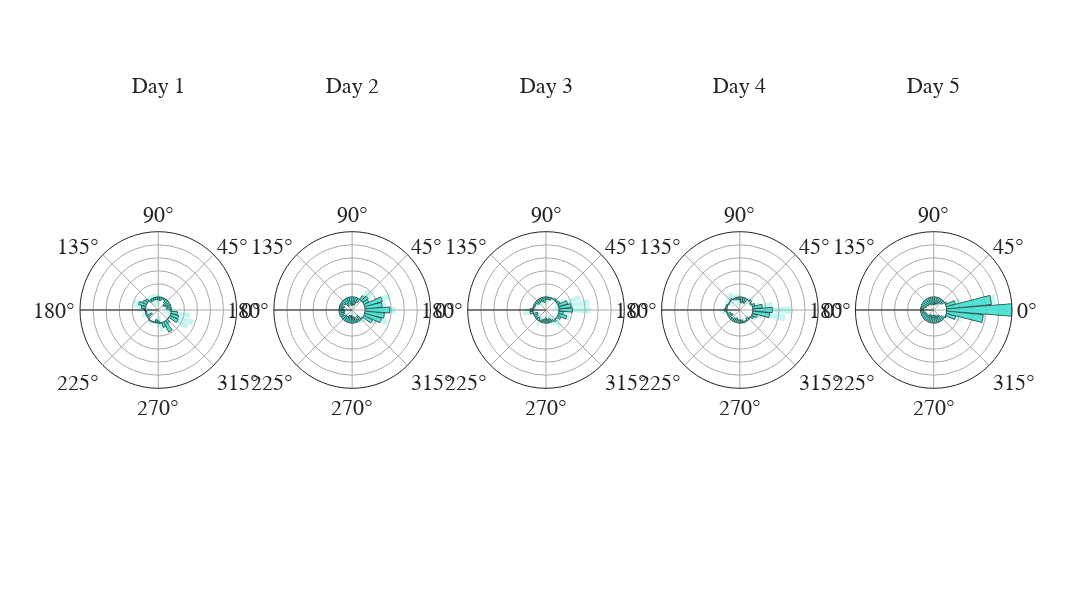

Notebook source saved alongside this figure:
### Markdown cell above
### Correlations within a context, but reference is from Day 5

### Code cell
## Compare the last day in A to the first 4 days in A
outputA = pd.DataFrame()
for mouse in mouse_list:
        loop_data = pd.read_feather(pjoin(dpath, f'rotated_placefields/{mouse}/A5_A5_pearson_place.feat'))
        outputA = pd.concat([outputA, loop_data])
mouse_data = outputA.groupby(['mouse', 'session', 'rotation'], as_index=False).agg({'r': 'mean'})
fig_data = mouse_data.groupby(['session', 'rotation'], as_index=False).agg({'r': ['mean', 'sem']})
specs = [[{'type': 'polar'}, {'type': 'polar'}, {'type': 'polar'}, {'type': 'polar'}, {'type': 'polar'}]]
fig = pf.create_polar_plots(fig_data=fig_data, bar_color='turquoise', data_col='r', error_col='sem',
                         x_title='', y_title='', font_size=22, rows=1, columns=5, 
                         width=2300, height=600, specs=specs, titles=[f'Day {x}' for x in np.arange(1, 6)])
fig.show()
fig.write_image(pjoin(fig_path, 'A5_A5_pearson_place.png'))

### Figure 1 — Plotly figure (JSON) as saved in the notebook; plotly's stock layout.template omitted (floating-point values rounded to 4 significant figures)
{"data": [{"marker": {"color": "turquoise", "line": {"color": "black", "width": 1}}, "opacity": 0.8, "r": [-0.02443, -0.07604, -0.05051, -0.08597, -0.1034, -0.06308, -0.02467, -0.02592, -0.05118, -0.04482, -0.03755, -0.03389, -0.03752, -0.03563, 0.04221, 0.06529, 0.1137, 0.06121, 0.00757, -0.02015, -0.01654, -0.09028, -0.02993, 0.01314, 0.006693, -0.008332, -0.04984, -0.03295, 0.01077, 0.07693, 0.1747, 0.05089, -0.003071, 0.1364, 0.1255, 0.09612], "showlegend": false, "subplot": "polar", "theta": [0, 10, 20, 30, 40, 50, 60, 70, 80, 90, 100, 110, 120, 130, 140, 150, 160, 170, 180, 190, 200, 210, 220, 230, 240, 250, 260, 270, 280, 290, 300, 310, 320, 330, 340, 350], "type": "barpolar"}, {"marker": {"color": "turquoise", "line": {"color": "black", "width": 0}}, "name": "upper", "opacity": 0.3, "r": [0.06945, -0.05381, -0.03451, -0.05241, -0.08398, -0.04978, -0.01611, -0.004373, 0.02276, 0.04836, 0.05313, 0.06694, 0.05885, 0.04297, 0.05906, 0.0863, 0.2083, 0.1837, 0.1232, 0.03947, 0.07438, -0.08556, -0.0235, 0.03949, 0.04494, 0.009902, 0.01764, 0.06267, 0.1347, 0.1331, 0.1748, 0.07829, 0.01169, 0.3185, 0.3694, 0.2974], "showlegend": false, "subplot": "polar", "theta": [0, 10, 20, 30, 40, 50, 60, 70, 80, 90, 100, 110, 120, 130, 140, 150, 160, 170, 180, 190, 200, 210, 220, 230, 240, 250, 260, 270, 280, 290, 300, 310, 320, 330, 340, 350], "type": "barpolar"}, {"marker": {"color": "turquoise", "line": {"color": "black", "width": 0}}, "name": "lower", "opacity": 0.3, "r": [-0.1183, -0.09827, -0.06652, -0.1195, -0.1228, -0.07639, -0.03324, -0.04747, -0.1251, -0.138, -0.1282, -0.1347, -0.1339, -0.1142, 0.02536, 0.04429, 0.01909, -0.06125, -0.1081, -0.07977, -0.1074, -0.09501, -0.03636, -0.01322, -0.03155, -0.02657, -0.1173, -0.1286, -0.1131, 0.0208, 0.1745, 0.02349, -0.01784, -0.04574, -0.1184, -0.1051], "showlegend": false, "subplot": "polar", "theta": [0, 10, 20, 30, 40, 50, 60, 70, 80, 90, 100, 110, 120, 130, 140, 150, 160, 170, 180, 190, 200, 210, 220, 230, 240, 250, 260, 270, 280, 290, 300, 310, 320, 330, 340, 350], "type": "barpolar"}, {"marker": {"color": "turquoise", "line": {"color": "black", "width": 1}}, "opacity": 0.8, "r": [0.3777, 0.2626, 0.2801, 0.08107, 0.1011, 0.07197, -0.06424, -0.1206, -0.114, -0.1272, -0.1281, -0.05774, -0.09959, -0.1268, -0.06826, -0.03196, -0.07566, -0.05604, -0.07364, -0.08303, -0.07421, -0.04952, -0.07302, -0.0698, -0.08859, -0.1143, -0.1142, -0.09956, -0.09095, -0.07252, -0.03286, -0.08461, -0.01549, 0.1473, 0.2668, 0.297], "showlegend": false, "subplot": "polar2", "theta": [0, 10, 20, 30, 40, 50, 60, 70, 80, 90, 100, 110, 120, 130, 140, 150, 160, 170, 180, 190, 200, 210, 220, 230, 240, 250, 260, 270, 280, 290, 300, 310, 320, 330, 340, 350], "type": "barpolar"}, {"marker": {"color": "turquoise", "line": {"color": "black", "width": 0}}, "name": "upper", "opacity": 0.3, "r": [0.4639, 0.326, 0.4251, 0.1276, 0.1926, 0.1899, -0.05109, -0.09331, -0.1119, -0.1215, -0.1195, 0.03298, -0.07879, -0.1134, -0.05084, -0.01694, 0.003743, 0.02045, -0.02616, -0.02988, -0.04521, 0.02301, -0.01801, -0.01604, -0.06141, -0.08396, -0.07867, -0.04099, -0.02942, -0.001018, 0.03231, 0.05207, 0.06879, 0.2218, 0.3699, 0.3204], "showlegend": false, "subplot": "polar2", "theta": [0, 10, 20, 30, 40, 50, 60, 70, 80, 90, 100, 110, 120, 130, 140, 150, 160, 170, 180, 190, 200, 210, 220, 230, 240, 250, 260, 270, 280, 290, 300, 310, 320, 330, 340, 350], "type": "barpolar"}, {"marker": {"color": "turquoise", "line": {"color": "black", "width": 0}}, "name": "lower", "opacity": 0.3, "r": [0.2914, 0.1991, 0.135, 0.03452, 0.009534, -0.04595, -0.07739, -0.1479, -0.1161, -0.1329, -0.1366, -0.1485, -0.1204, -0.1402, -0.08568, -0.04699, -0.1551, -0.1325, -0.1211, -0.1362, -0.1032, -0.122, -0.128, -0.1236, -0.1158, -0.1447, -0.1496, -0.1581, -0.1525, -0.144, -0.09802, -0.2213, -0.09976, 0.07278, 0.1637, 0.2736], "showlegend": false, "subplot": "polar2", "theta": [0, 10, 20, 30, 40, 50, 60, 70, 80, 90, 100, 110, 120, 130, 140, 150, 160, 170, 180, 190, 200, 210, 220, 230, 240, 250, 260, 270, 280, 290, 300, 310, 320, 330, 340, 350], "type": "barpolar"}, {"marker": {"color": "turquoise", "line": {"color": "black", "width": 1}}, "opacity": 0.8, "r": [0.205, 0.1866, 0.1431, 0.03701, 0.01872, 0.0223, 0.0001699, -0.03586, -0.03236, -0.03789, -0.08268, -0.05415, -0.0537, -0.05531, -0.0548, -0.02219, -0.02498, -0.01556, 0.04476, 0.04708, -0.06595, -0.0527, -0.02592, -0.0492, -0.01691, -0.03804, -0.05354, -0.07181, -0.04852, -0.06153, -0.0252, 0.02387, 0.0002052, 0.05246, 0.1308, 0.06593], "showlegend": false, "subplot": "polar3", "theta": [0, 10, 20, 30, 40, 50, 60, 70, 80, 90, 100, 110, 120, 130, 140, 150, 160, 170, 180, 190, 200, 210, 220, 230, 240, 250, 260, 270, 280, 290, 300, 310, 320, 330, 340, 350], "type": "barpolar"}, {"marker": {"color": "turquoise", "line": {"color": "black", "width": 0}}, "name": "upper", "opacity": 0.3, "r": [0.4746, 0.4675, 0.354, 0.1025, 0.02719, 0.02381, 0.02758, 0.01152, 0.04081, 0.01442, -0.07104, -0.0001011, -0.00285, -0.01573, -0.01203, 0.02681, 0.01748, 0.02119, 0.1277, 0.1566, -0.04815, -0.02571, -0.009458, -0.03476, 0.0785, 0.0007572, -0.01741, -0.02343, 0.02303, 0.006796, 0.06544, 0.1461, 0.07692, 0.07711, 0.1797, 0.1646], "showlegend": false, "subplot": "polar3", "theta": [0, 10, 20, 30, 40, 50, 60, 70, 80, 90, 100, 110, 120, 130, 140, 150, 160, 170, 180, 190, 200, 210, 220, 230, 240, 250, 260, 270, 280, 290, 300, 310, 320, 330, 340, 350], "type": "barpolar"}, {"marker": {"color": "turquoise", "line": {"color": "black", "width": 0}}, "name": "lower", "opacity": 0.3, "r": [-0.06455, -0.09436, -0.06775, -0.0285, 0.01026, 0.0208, -0.02724, -0.08325, -0.1055, -0.0902, -0.09433, -0.1082, -0.1046, -0.09488, -0.09757, -0.07119, -0.06744, -0.0523, -0.03821, -0.06246, -0.08375, -0.07969, -0.04239, -0.06365, -0.1123, -0.07685, -0.08967, -0.1202, -0.1201, -0.1299, -0.1158, -0.0984, -0.07651, 0.0278, 0.08188, -0.03278], "showlegend": false, "subplot": "polar3", "theta": [0, 10, 20, 30, 40, 50, 60, 70, 80, 90, 100, 110, 120, 130, 140, 150, 160, 170, 180, 190, 200, 210, 220, 230, 240, 250, 260, 270, 280, 290, 300, 310, 320, 330, 340, 350], "type": "barpolar"}, {"marker": {"color": "turquoise", "line": {"color": "black", "width": 1}}, "opacity": 0.8, "r": [0.2974, 0.1476, 0.03982, -0.01941, 0.02443, -0.003166, -0.07984, -0.07753, -0.0875, -0.04984, -0.03928, -0.02718, -0.01728, 0.01958, -0.002996, -0.01365, 0.01782, 0.02357, 0.03807, 0.00777, -0.05478, -0.07205, -0.02901, -0.03291, -0.05362, -0.06709, -0.04866, -0.04615, -0.04217, -0.01567, -0.01363, -0.04558, -0.02323, 0.03799, 0.07725, 0.2594], "showlegend": false, "subplot": "polar4", "theta": [0, 10, 20, 30, 40, 50, 60, 70, 80, 90, 100, 110, 120, 130, 140, 150, 160, 170, 180, 190, 200, 210, 220, 230, 240, 250, 260, 270, 280, 290, 300, 310, 320, 330, 340, 350], "type": "barpolar"}, {"marker": {"color": "turquoise", "line": {"color": "black", "width": 0}}, "name": "upper", "opacity": 0.3, "r": [0.5909, 0.3094, 0.1161, 0.007631, 0.06911, 0.02235, -0.04028, -0.05155, -0.05, 0.02848, 0.04631, 0.05442, 0.1074, 0.1014, 0.05636, 0.06858, 0.04446, 0.0237, 0.1048, 0.07571, -0.03925, -0.03837, -0.01382, -0.03109, -0.009369, -0.02694, -0.03856, -0.011, 0.02039, 0.04128, 0.01496, -0.02101, -0.0207, 0.07651, 0.1505, 0.5056], "showlegend": false, "subplot": "polar4", "theta": [0, 10, 20, 30, 40, 50, 60, 70, 80, 90, 100, 110, 120, 130, 140, 150, 160, 170, 180, 190, 200, 210, 220, 230, 240, 250, 260, 270, 280, 290, 300, 310, 320, 330, 340, 350], "type": "barpolar"}, {"marker": {"color": "turquoise", "line": {"color": "black", "width": 0}}, "name": "lower", "opacity": 0.3, "r": [0.003981, -0.01424, -0.03651, -0.04645, -0.02025, -0.02868, -0.1194, -0.1035, -0.125, -0.1282, -0.1249, -0.1088, -0.142, -0.06218, -0.06235, -0.09588, -0.008814, 0.02344, -0.02861, -0.06017, -0.07032, -0.1057, -0.0442, -0.03472, -0.09787, -0.1072, -0.05875, -0.08129, -0.1047, -0.07262, -0.04221, -0.07015, -0.02576, -0.0005227, 0.003956, 0.0133], "showlegend": false, "subplot": "polar4", "theta": [0, 10, 20, 30, 40, 50, 60, 70, 80, 90, 100, 110, 120, 130, 140, 150, 160, 170, 180, 190, 200, 210, 220, 230, 240, 250, 260, 270, 280, 290, 300, 310, 320, 330, 340, 350], "type": "barpolar"}, {"marker": {"color": "turquoise", "line": {"color": "black", "width": 1}}, "opacity": 0.8, "r": [1.0, 0.6887, 0.1438, 0.0215, -0.0481, -0.05972, -0.09015, -0.1045, -0.1131, -0.1139, -0.1098, -0.1183, -0.09914, -0.09411, -0.09314, -0.07998, -0.07555, -0.04634, -0.03792, -0.05218, -0.07137, -0.08081, -0.07686, -0.09288, -0.1167, -0.1001, -0.111, -0.1138, -0.1162, -0.09335, -0.1007, -0.08761, -0.05234, 0.01554, 0.1492, 0.5629], "showlegend": false, "subplot": "polar5", "theta": [0, 10, 20, 30, 40, 50, 60, 70, 80, 90, 100, 110, 120, 130, 140, 150, 160, 170, 180, 190, 200, 210, 220, 230, 240, 250, 260, 270, 280, 290, 300, 310, 320, 330, 340, 350], "type": "barpolar"}, {"marker": {"color": "turquoise", "line": {"color": "black", "width": 0}}, "name": "upper", "opacity": 0.3, "r": [1, 0.7584, 0.2339, 0.0597, -0.03639, -0.02686, -0.05066, -0.07997, -0.09039, -0.09954, -0.1026, -0.1138, -0.08615, -0.0785, -0.0821, -0.07174, -0.06571, -0.008994, -0.01301, -0.01969, -0.06965, -0.07476, -0.07392, -0.08059, -0.1074, -0.08811, -0.09454, -0.1006, -0.09194, -0.0471, -0.07082, -0.07795, -0.04833, 0.06761, 0.248, 0.5845], "showlegend": false, "subplot": "polar5", "theta": [0, 10, 20, 30, 40, 50, 60, 70, 80, 90, 100, 110, 120, 130, 140, 150, 160, 170, 180, 190, 200, 210, 220, 230, 240, 250, 260, 270, 280, 290, 300, 310, 320, 330, 340, 350], "type": "barpolar"}, {"marker": {"color": "turquoise", "line": {"color": "black", "width": 0}}, "name": "lower", "opacity": 0.3, "r": [1.0, 0.619, 0.05377, -0.0167, -0.05982, -0.09258, -0.1296, -0.1289, -0.1357, -0.1282, -0.117, -0.1227, -0.1121, -0.1097, -0.1042, -0.08821, -0.0854, -0.08368, -0.06283, -0.08466, -0.07308, -0.08685, -0.0798, -0.1052, -0.126, -0.1121, -0.1275, -0.127, -0.1405, -0.1396, -0.1307, -0.09728, -0.05635, -0.03653, 0.05043, 0.5413], "showlegend": false, "subplot": "polar5", "theta": [0, 10, 20, 30, 40, 50, 60, 70, 80, 90, 100, 110, 120, 130, 140, 150, 160, 170, 180, 190, 200, 210, 220, 230, 240, 250, 260, 270, 280, 290, 300, 310, 320, 330, 340, 350], "type": "barpolar"}], "layout": {"annotations": [{"font": {"size": 22}, "showarrow": false, "text": "Day 1", "x": 0.084, "xanchor": "center", "xref": "paper", "y": 1, "yanchor": "bottom", "yref": "paper"}, {"font": {"size": 22}, "showarrow": false, "text": "Day 2", "x": 0.292, "xanchor": "center", "xref": "paper", "y": 1, "yanchor": "bottom", "yref": "paper"}, {"font": {"size": 22}, "showarrow": false, "text": "Day 3", "x": 0.5, "xanchor": "center", "xref": "paper", "y": 1, "yanchor": "bottom", "yref": "paper"}, {"font": {"size": 22}, "showarrow": false, "text": "Day 4", "x": 0.708, "xanchor": "center", "xref": "paper", "y": 1, "yanchor": "bottom", "yref": "paper"}, {"font": {"size": 22}, "showarrow": false, "text": "Day 5", "x": 0.916, "xanchor": "center", "xref": "paper", "y": 1, "yanchor": "bottom", "yref": "paper"}], "font": {"family": "Arial", "size": 22}, "height": 600, "polar": {"angularaxis": {"gridcolor": "darkgrey", "showgrid": true, "showticklabels": true, "ticks": ""}, "barmode": "overlay", "domain": {"x": [0, 0.168], "y": [0, 1]}, "radialaxis": {"angle": -180, "dtick": 0.2, "gridcolor": "darkgrey", "range": [-0.2, 1], "showgrid": true, "showticklabels": false, "tickangle": -180, "ticks": ""}}, "polar2": {"angularaxis": {"gridcolor": "darkgrey", "showgrid": true, "showticklabels": true, "ticks": ""}, "barmode": "overlay", "domain": {"x": [0.208, 0.376], "y": [0, 1]}, "radialaxis": {"angle": -180, "dtick": 0.2, "gridcolor": "darkgrey", "range": [-0.2, 1], "showgrid": true, "showticklabels": false, "tickangle": -180, "ticks": ""}}, "polar3": {"angularaxis": {"gridcolor": "darkgrey", "showgrid": true, "showticklabels": true, "ticks": ""}, "barmode": "overlay", "domain": {"x": [0.416, 0.584], "y": [0, 1]}, "radialaxis": {"angle": -180, "dtick": 0.2, "gridcolor": "darkgrey", "range": [-0.2, 1], "showgrid": true, "showticklabels": false, "tickangle": -180, "ticks": ""}}, "polar4": {"angularaxis": {"gridcolor": "darkgrey", "showgrid": true, "showticklabels": true, "ticks": ""}, "barmode": "overlay", "domain": {"x": [0.624, 0.792], "y": [0, 1]}, "radialaxis": {"angle": -180, "dtick": 0.2, "gridcolor": "darkgrey", "range": [-0.2, 1], "showgrid": true, "showticklabels": false, "tickangle": -180, "ticks": ""}}, "polar5": {"angularaxis": {"gridcolor": "darkgrey", "showgrid": true, "showticklabels": true, "ticks": ""}, "barmode": "overlay", "domain": {"x": [0.832, 1], "y": [0, 1]}, "radialaxis": {"angle": -180, "dtick": 0.2, "gridcolor": "darkgrey", "range": [-0.2, 1], "showgrid": true, "showticklabels": false, "tickangle": -180, "ticks": ""}}, "title": {"x": 0.5, "xanchor": "center", "y": 0.9, "yanchor": "top"}, "width": 2300, "xaxis": {"linewidth": 1.5, "title": {"text": ""}}, "yaxis": {"linewidth": 1.5, "title": {"text": ""}}}}
